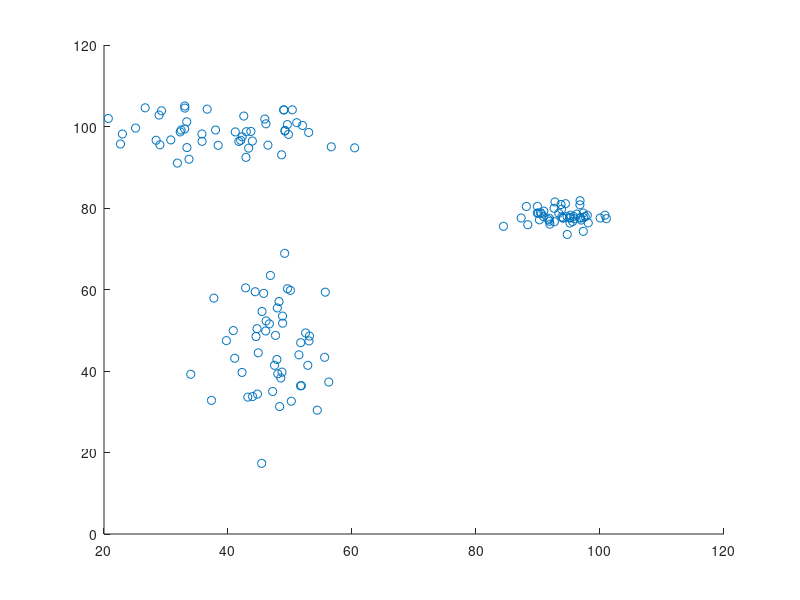

MATLAB code to generate this figure:
%% Create dataset for Clustering algorithm
% This code creates clusters of random data. 2D.
% num_clust - number of clusters
% clust_size - number of memebers in each cluster. Currently the same for
% all clusters. In the fulure could be randomized
% visualizes the result
% Saves in file 'ex_olga.mat' the variable X which contains the coordinates
% in rows. size(X) = [num_clust*clust_size, 2]

%% initialize
clear
close all
clc

%% Create Clusters

% rng(1) % use the same seed for uniformity and debug. coment out for actually random results

num_clust = 3; % Deside hom many clusters to make
clust_size = 50; % Deside how many points in each cluster

X = []; % Initialize the grid

for indc = 1:num_clust
    xrnd = 100*rand; % x position of the cluster
    yrnd = 100*rand; % y position of the cluster
    xsrnd = 10*rand; % x size of the cluster
    ysrnd = 10*rand; % y size of the cluster

    % Create the cluster
    X1 = [xrnd*ones(clust_size,1)+xsrnd*randn(clust_size,1),...
          yrnd*ones(clust_size,1)+ysrnd*randn(clust_size,1)];

    X = [X; X1]; % Add to the grid
end

% Visualize
if 1
    figure
    scatter(X(:,1),X(:,2))
end

% Save
save('ex_olga.mat','X')